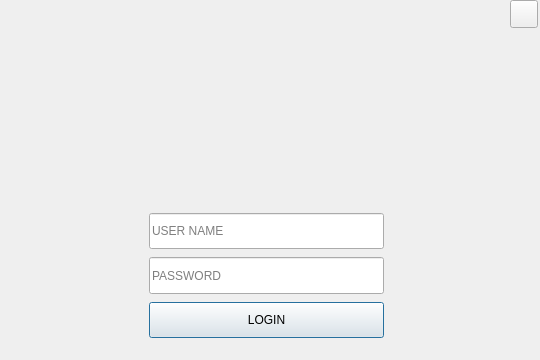
<?xml version="1.0" encoding="UTF-8"?>
<ui version="4.0">
 <class>login</class>
 <widget class="QDialog" name="login">
  <property name="geometry">
   <rect>
    <x>0</x>
    <y>0</y>
    <width>540</width>
    <height>360</height>
   </rect>
  </property>
  <property name="windowTitle">
   <string>Please Login</string>
  </property>
  <property name="styleSheet">
   <string notr="true"/>
  </property>
  <widget class="QWidget" name="">
   <property name="geometry">
    <rect>
     <x>21</x>
     <y>11</y>
     <width>491</width>
     <height>338</height>
    </rect>
   </property>
   <layout class="QVBoxLayout" name="verticalLayout" stretch="5,1,1,1">
    <property name="spacing">
     <number>8</number>
    </property>
    <property name="sizeConstraint">
     <enum>QLayout::SetDefaultConstraint</enum>
    </property>
    <item>
     <widget class="QLabel" name="label">
      <property name="sizePolicy">
       <sizepolicy hsizetype="Preferred" vsizetype="Preferred">
        <horstretch>0</horstretch>
        <verstretch>1</verstretch>
       </sizepolicy>
      </property>
      <property name="font">
       <font>
        <family>楷体</family>
        <pointsize>30</pointsize>
        <weight>50</weight>
        <italic>false</italic>
        <bold>false</bold>
       </font>
      </property>
      <property name="styleSheet">
       <string notr="true">color:rgb(92, 28, 255);
font: 30pt &quot;楷体&quot;;</string>
      </property>
      <property name="lineWidth">
       <number>-1</number>
      </property>
      <property name="text">
       <string/>
      </property>
      <property name="textFormat">
       <enum>Qt::RichText</enum>
      </property>
      <property name="pixmap">
       <pixmap resource="style.qrc">:/style/logo.png</pixmap>
      </property>
      <property name="scaledContents">
       <bool>false</bool>
      </property>
      <property name="alignment">
       <set>Qt::AlignCenter</set>
      </property>
      <property name="indent">
       <number>0</number>
      </property>
     </widget>
    </item>
    <item>
     <layout class="QHBoxLayout" name="horizontalLayout_4" stretch="1,2,1">
      <property name="sizeConstraint">
       <enum>QLayout::SetFixedSize</enum>
      </property>
      <item>
       <spacer name="horizontalSpacer_3">
        <property name="orientation">
         <enum>Qt::Horizontal</enum>
        </property>
        <property name="sizeHint" stdset="0">
         <size>
          <width>40</width>
          <height>20</height>
         </size>
        </property>
       </spacer>
      </item>
      <item>
       <widget class="QLineEdit" name="le_name">
        <property name="sizePolicy">
         <sizepolicy hsizetype="Expanding" vsizetype="Expanding">
          <horstretch>0</horstretch>
          <verstretch>0</verstretch>
         </sizepolicy>
        </property>
        <property name="text">
         <string/>
        </property>
        <property name="placeholderText">
         <string>USER NAME</string>
        </property>
        <property name="clearButtonEnabled">
         <bool>true</bool>
        </property>
       </widget>
      </item>
      <item>
       <spacer name="horizontalSpacer_4">
        <property name="orientation">
         <enum>Qt::Horizontal</enum>
        </property>
        <property name="sizeHint" stdset="0">
         <size>
          <width>40</width>
          <height>20</height>
         </size>
        </property>
       </spacer>
      </item>
     </layout>
    </item>
    <item>
     <layout class="QHBoxLayout" name="horizontalLayout_3" stretch="1,2,1">
      <property name="sizeConstraint">
       <enum>QLayout::SetFixedSize</enum>
      </property>
      <item>
       <spacer name="horizontalSpacer_5">
        <property name="orientation">
         <enum>Qt::Horizontal</enum>
        </property>
        <property name="sizeHint" stdset="0">
         <size>
          <width>40</width>
          <height>20</height>
         </size>
        </property>
       </spacer>
      </item>
      <item>
       <widget class="QLineEdit" name="le_pswd">
        <property name="sizePolicy">
         <sizepolicy hsizetype="Expanding" vsizetype="Expanding">
          <horstretch>0</horstretch>
          <verstretch>0</verstretch>
         </sizepolicy>
        </property>
        <property name="echoMode">
         <enum>QLineEdit::Password</enum>
        </property>
        <property name="placeholderText">
         <string>PASSWORD</string>
        </property>
        <property name="clearButtonEnabled">
         <bool>true</bool>
        </property>
       </widget>
      </item>
      <item>
       <spacer name="horizontalSpacer_6">
        <property name="orientation">
         <enum>Qt::Horizontal</enum>
        </property>
        <property name="sizeHint" stdset="0">
         <size>
          <width>40</width>
          <height>20</height>
         </size>
        </property>
       </spacer>
      </item>
     </layout>
    </item>
    <item>
     <layout class="QHBoxLayout" name="horizontalLayout" stretch="1,2,1">
      <property name="sizeConstraint">
       <enum>QLayout::SetFixedSize</enum>
      </property>
      <item>
       <spacer name="horizontalSpacer_7">
        <property name="orientation">
         <enum>Qt::Horizontal</enum>
        </property>
        <property name="sizeHint" stdset="0">
         <size>
          <width>40</width>
          <height>20</height>
         </size>
        </property>
       </spacer>
      </item>
      <item>
       <widget class="QPushButton" name="btn_login">
        <property name="sizePolicy">
         <sizepolicy hsizetype="Minimum" vsizetype="Expanding">
          <horstretch>0</horstretch>
          <verstretch>0</verstretch>
         </sizepolicy>
        </property>
        <property name="text">
         <string>LOGIN</string>
        </property>
       </widget>
      </item>
      <item>
       <spacer name="horizontalSpacer_8">
        <property name="orientation">
         <enum>Qt::Horizontal</enum>
        </property>
        <property name="sizeHint" stdset="0">
         <size>
          <width>40</width>
          <height>20</height>
         </size>
        </property>
       </spacer>
      </item>
     </layout>
    </item>
   </layout>
  </widget>
  <widget class="QPushButton" name="btn_close">
   <property name="enabled">
    <bool>true</bool>
   </property>
   <property name="geometry">
    <rect>
     <x>510</x>
     <y>0</y>
     <width>28</width>
     <height>28</height>
    </rect>
   </property>
   <property name="sizePolicy">
    <sizepolicy hsizetype="Fixed" vsizetype="Fixed">
     <horstretch>1</horstretch>
     <verstretch>1</verstretch>
    </sizepolicy>
   </property>
   <property name="minimumSize">
    <size>
     <width>28</width>
     <height>28</height>
    </size>
   </property>
   <property name="maximumSize">
    <size>
     <width>28</width>
     <height>28</height>
    </size>
   </property>
   <property name="text">
    <string/>
   </property>
   <property name="icon">
    <iconset>
     <activeon>:/style/close.png</activeon>
    </iconset>
   </property>
  </widget>
 </widget>
 <layoutdefault spacing="6" margin="11"/>
 <resources>
  <include location="style.qrc"/>
 </resources>
 <connections/>
</ui>
